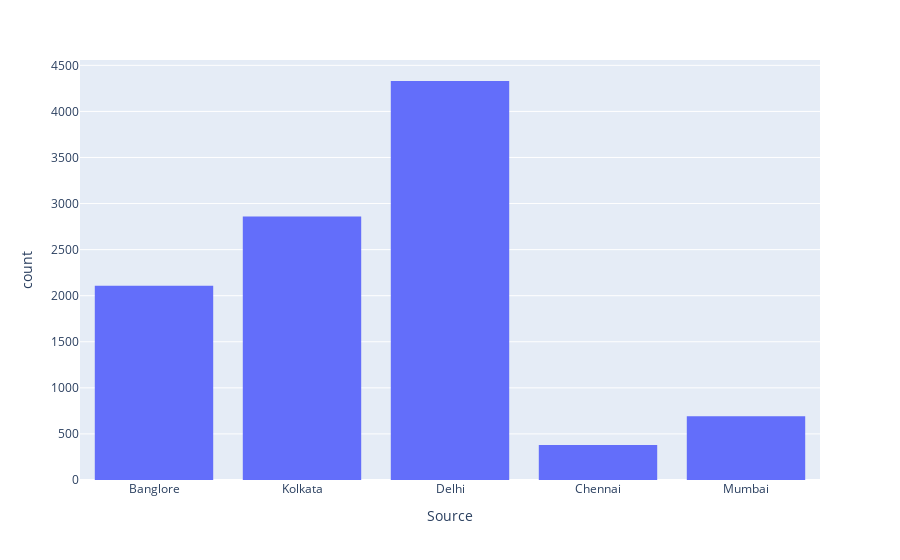

Notebook source saved alongside this figure:
### Code cell
px.histogram(data_frame=df , x = "Source" )

### Figure 1 — Plotly figure (JSON) as saved in the notebook; plotly's stock layout.template omitted (floating-point values rounded to 4 significant figures; data arrays with more than 128 entries replaced by an {"elided": "..."} marker saying what was removed)
{"data": [{"alignmentgroup": "True", "bingroup": "x", "hovertemplate": "Source=%{x}<br>count=%{y}<extra></extra>", "legendgroup": "", "marker": {"color": "#636efa", "pattern": {"shape": ""}}, "name": "", "offsetgroup": "", "orientation": "v", "showlegend": false, "type": "histogram", "x": {"elided": "10369 str values"}, "xaxis": "x", "yaxis": "y"}], "layout": {"barmode": "relative", "legend": {"tracegroupgap": 0}, "margin": {"t": 60}, "xaxis": {"anchor": "y", "domain": [0, 1], "title": {"text": "Source"}}, "yaxis": {"anchor": "x", "domain": [0, 1], "title": {"text": "count"}}}}
